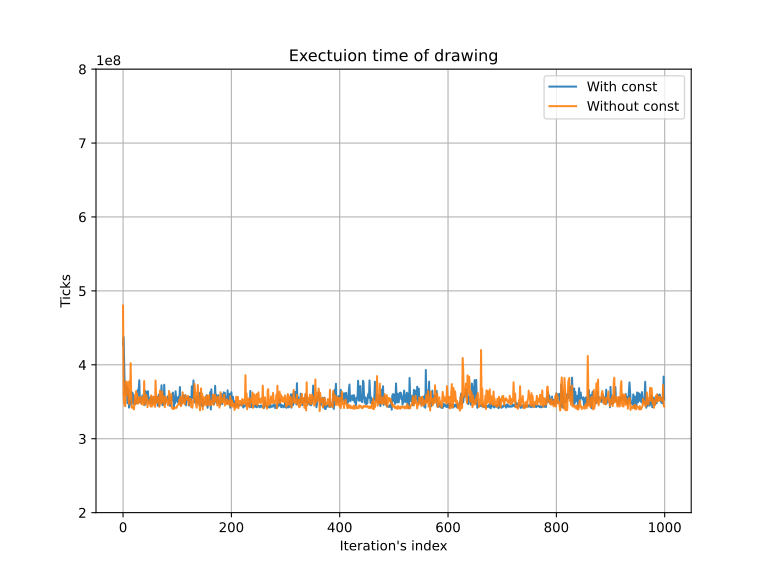

Reproduce this figure in Python.
import matplotlib.pyplot as plt

base1    = [int(x) for x in open('result1.txt')]
base2    = [int(x) for x in open('result2.txt')]

print(sum(base1[50:]) / len(base1[50:]))
print(sum(base2[50:]) / len(base2[50:]))

plt.figure(figsize=(8, 6))
plt.plot(base1, label='With const', alpha=0.9)
plt.plot(base2, label='Without const', alpha=0.9)

plt.ylim(int(2e8), int(8e8))
plt.title('Exectuion time of drawing')
plt.xlabel('Iteration\'s index')
plt.ylabel('Ticks')
plt.legend()
plt.grid(True)
plt.savefig('plot.svg')
